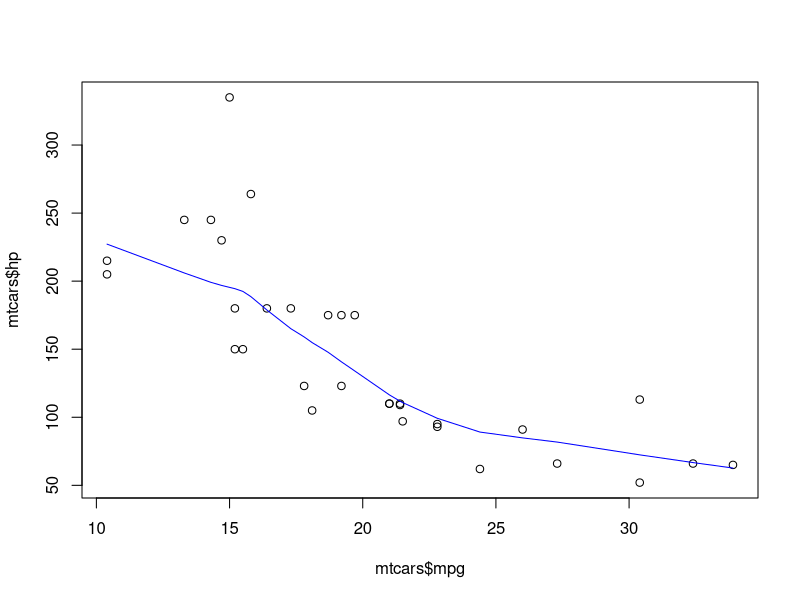
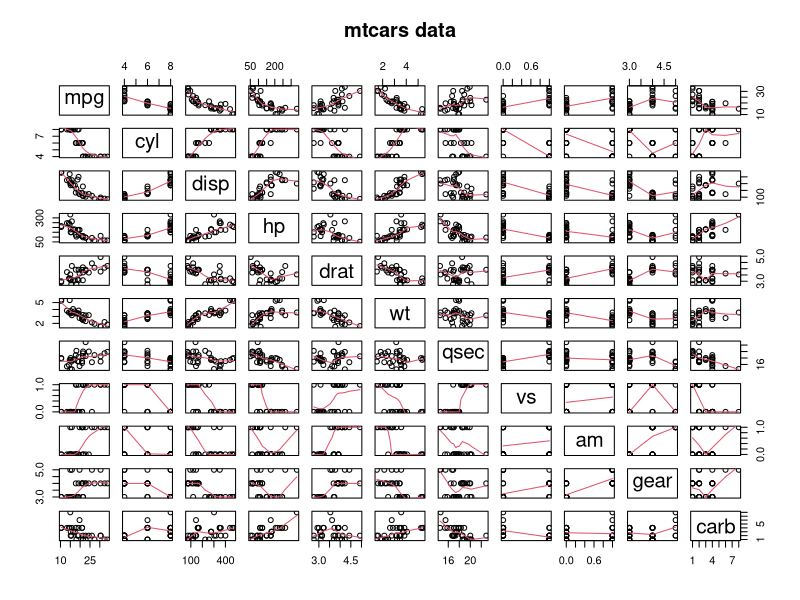
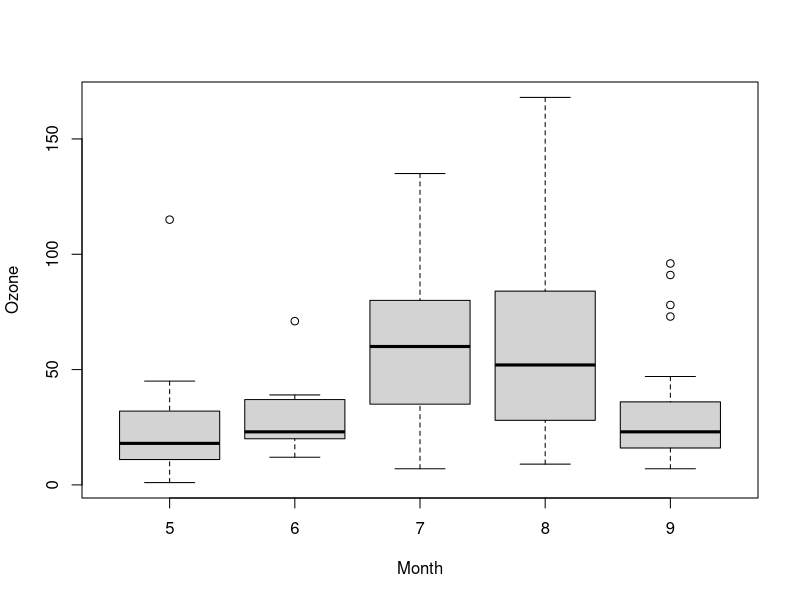

Write the R code that produced these figures, in order.
# base plot command
plot(mtcars$mpg, mtcars$hp)
lines(lowess(mtcars$mpg, mtcars$hp), col = "blue")

# pairs
pairs(mtcars, panel = panel.smooth, main = "mtcars data")


# colors() # for list of colours
lines(lowess(mtcars$mpg, mtcars$hp), col = colors()[640])

# boxplot (with outliers)

summary(airquality$Month)
with(airquality, c(min(Month), max(Month)))
air_qual_month <- transform(airquality, Month = factor(Month))

head(air_qual_month)
levels(air_qual_month$Month)
# with(air_qual_month, boxplot(Ozone ~ month))

box_plot <- boxplot(Ozone ~ Month, data = air_qual_month)
box_plot$out
air_qual_month[box_plot$out, ]

